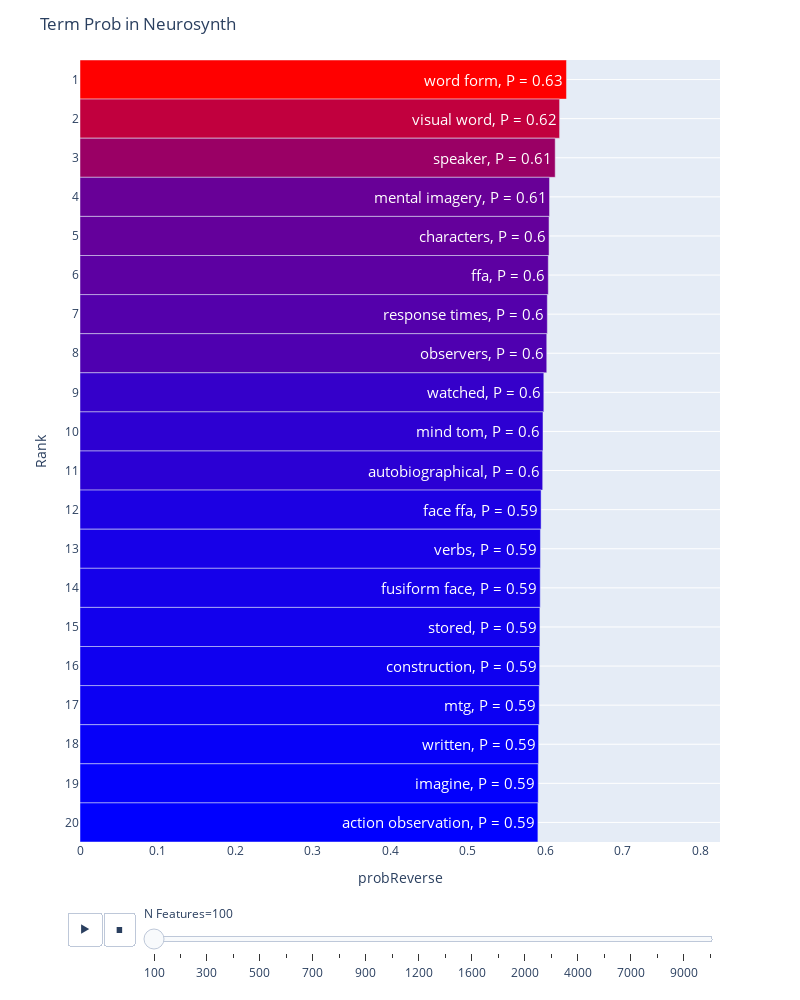

Notebook cell for this chart:
### Code cell
import plotly.express as px

unique_ranks = features_decoded['Rank'].unique()
fig = px.bar(features_decoded, x='probReverse', y='Rank',
                 color='probReverse', text='label',
                 animation_frame='N Features',
                 animation_group='Term',
                 range_x=[0,features_decoded["probReverse"].max()],
                 range_y=[0.5, 30.5],
                orientation='h', width=800, height=1000,
                color_continuous_scale='Bluered')
fig.update_xaxes(title='probReverse', visible=True)
fig.update_yaxes(autorange='reversed', title='Rank',
                 visible=True, showticklabels=True, tickmode='array', tickvals=unique_ranks)
fig.update_layout(xaxis=dict(showgrid=False),
                  yaxis=dict(showgrid=True),
                  title='Term Prob in Neurosynth', showlegend=False)
fig.update_traces(textfont=dict(
        size=15), width = 1)

fig.update_layout(transition = {'duration': 1000})
fig.update_coloraxes(showscale=False)

# remove color legend
#fig.add_vline(x=best_acc)
#fig.update_traces(textposition='middle left')
fig.show()
#fig.write_html("model_rank_1grad_disp.html")

### Figure 1 — Plotly figure (JSON) as saved in the notebook; plotly's stock layout.template omitted (floating-point values rounded to 4 significant figures)
{"data": [{"alignmentgroup": "True", "hovertemplate": "N Features=100<br>probReverse=%{marker.color}<br>Rank=%{y}<br>label=%{text}<extra></extra>", "ids": ["word form", "visual word", "speaker", "mental imagery", "characters", "ffa", "response times", "observers", "watched", "mind tom", "autobiographical", "face ffa", "verbs", "fusiform face", "stored", "construction", "mtg", "written", "imagine", "action observation"], "legendgroup": "", "marker": {"color": [0.6272, 0.6183, 0.6127, 0.6054, 0.6048, 0.6038, 0.6025, 0.6018, 0.598, 0.5969, 0.5966, 0.5945, 0.5937, 0.5934, 0.593, 0.5926, 0.5921, 0.5913, 0.5908, 0.5904], "coloraxis": "coloraxis", "pattern": {"shape": ""}}, "name": "", "offsetgroup": "", "orientation": "h", "showlegend": false, "text": ["word form, P = 0.63", "visual word, P = 0.62", "speaker, P = 0.61", "mental imagery, P = 0.61", "characters, P = 0.6", "ffa, P = 0.6", "response times, P = 0.6", "observers, P = 0.6", "watched, P = 0.6", "mind tom, P = 0.6", "autobiographical, P = 0.6", "face ffa, P = 0.59", "verbs, P = 0.59", "fusiform face, P = 0.59", "stored, P = 0.59", "construction, P = 0.59", "mtg, P = 0.59", "written, P = 0.59", "imagine, P = 0.59", "action observation, P = 0.59"], "textfont": {"size": 15}, "textposition": "auto", "type": "bar", "width": 1, "x": [0.6272, 0.6183, 0.6127, 0.6054, 0.6048, 0.6038, 0.6025, 0.6018, 0.598, 0.5969, 0.5966, 0.5945, 0.5937, 0.5934, 0.593, 0.5926, 0.5921, 0.5913, 0.5908, 0.5904], "xaxis": "x", "y": [1, 2, 3, 4, 5, 6, 7, 8, 9, 10, 11, 12, 13, 14, 15, 16, 17, 18, 19, 20], "yaxis": "y"}], "layout": {"barmode": "relative", "coloraxis": {"colorbar": {"title": {"text": "probReverse"}}, "colorscale": [[0, "rgb(0,0,255)"], [1, "rgb(255,0,0)"]], "showscale": false}, "height": 1000, "legend": {"tracegroupgap": 0}, "margin": {"t": 60}, "showlegend": false, "sliders": [{"active": 0, "currentvalue": {"prefix": "N Features="}, "len": 0.9, "pad": {"b": 10, "t": 60}, "steps": [{"args": [["100"], {"frame": {"duration": 0, "redraw": true}, "fromcurrent": true, "mode": "immediate", "transition": {"duration": 0, "easing": "linear"}}], "label": "100", "method": "animate"}, {"args": [["200"], {"frame": {"duration": 0, "redraw": true}, "fromcurrent": true, "mode": "immediate", "transition": {"duration": 0, "easing": "linear"}}], "label": "200", "method": "animate"}, {"args": [["300"], {"frame": {"duration": 0, "redraw": true}, "fromcurrent": true, "mode": "immediate", "transition": {"duration": 0, "easing": "linear"}}], "label": "300", "method": "animate"}, {"args": [["400"], {"frame": {"duration": 0, "redraw": true}, "fromcurrent": true, "mode": "immediate", "transition": {"duration": 0, "easing": "linear"}}], "label": "400", "method": "animate"}, {"args": [["500"], {"frame": {"duration": 0, "redraw": true}, "fromcurrent": true, "mode": "immediate", "transition": {"duration": 0, "easing": "linear"}}], "label": "500", "method": "animate"}, {"args": [["600"], {"frame": {"duration": 0, "redraw": true}, "fromcurrent": true, "mode": "immediate", "transition": {"duration": 0, "easing": "linear"}}], "label": "600", "method": "animate"}, {"args": [["700"], {"frame": {"duration": 0, "redraw": true}, "fromcurrent": true, "mode": "immediate", "transition": {"duration": 0, "easing": "linear"}}], "label": "700", "method": "animate"}, {"args": [["800"], {"frame": {"duration": 0, "redraw": true}, "fromcurrent": true, "mode": "immediate", "transition": {"duration": 0, "easing": "linear"}}], "label": "800", "method": "animate"}, {"args": [["900"], {"frame": {"duration": 0, "redraw": true}, "fromcurrent": true, "mode": "immediate", "transition": {"duration": 0, "easing": "linear"}}], "label": "900", "method": "animate"}, {"args": [["1000"], {"frame": {"duration": 0, "redraw": true}, "fromcurrent": true, "mode": "immediate", "transition": {"duration": 0, "easing": "linear"}}], "label": "1000", "method": "animate"}, {"args": [["1200"], {"frame": {"duration": 0, "redraw": true}, "fromcurrent": true, "mode": "immediate", "transition": {"duration": 0, "easing": "linear"}}], "label": "1200", "method": "animate"}, {"args": [["1400"], {"frame": {"duration": 0, "redraw": true}, "fromcurrent": true, "mode": "immediate", "transition": {"duration": 0, "easing": "linear"}}], "label": "1400", "method": "animate"}, {"args": [["1600"], {"frame": {"duration": 0, "redraw": true}, "fromcurrent": true, "mode": "immediate", "transition": {"duration": 0, "easing": "linear"}}], "label": "1600", "method": "animate"}, {"args": [["1800"], {"frame": {"duration": 0, "redraw": true}, "fromcurrent": true, "mode": "immediate", "transition": {"duration": 0, "easing": "linear"}}], "label": "1800", "method": "animate"}, {"args": [["2000"], {"frame": {"duration": 0, "redraw": true}, "fromcurrent": true, "mode": "immediate", "transition": {"duration": 0, "easing": "linear"}}], "label": "2000", "method": "animate"}, {"args": [["3000"], {"frame": {"duration": 0, "redraw": true}, "fromcurrent": true, "mode": "immediate", "transition": {"duration": 0, "easing": "linear"}}], "label": "3000", "method": "animate"}, {"args": [["4000"], {"frame": {"duration": 0, "redraw": true}, "fromcurrent": true, "mode": "immediate", "transition": {"duration": 0, "easing": "linear"}}], "label": "4000", "method": "animate"}, {"args": [["5000"], {"frame": {"duration": 0, "redraw": true}, "fromcurrent": true, "mode": "immediate", "transition": {"duration": 0, "easing": "linear"}}], "label": "5000", "method": "animate"}, {"args": [["7000"], {"frame": {"duration": 0, "redraw": true}, "fromcurrent": true, "mode": "immediate", "transition": {"duration": 0, "easing": "linear"}}], "label": "7000", "method": "animate"}, {"args": [["8000"], {"frame": {"duration": 0, "redraw": true}, "fromcurrent": true, "mode": "immediate", "transition": {"duration": 0, "easing": "linear"}}], "label": "8000", "method": "animate"}, {"args": [["9000"], {"frame": {"duration": 0, "redraw": true}, "fromcurrent": true, "mode": "immediate", "transition": {"duration": 0, "easing": "linear"}}], "label": "9000", "method": "animate"}, {"args": [["10000"], {"frame": {"duration": 0, "redraw": true}, "fromcurrent": true, "mode": "immediate", "transition": {"duration": 0, "easing": "linear"}}], "label": "10000", "method": "animate"}], "x": 0.1, "xanchor": "left", "y": 0, "yanchor": "top"}], "title": {"text": "Term Prob in Neurosynth"}, "transition": {"duration": 1000}, "updatemenus": [{"buttons": [{"args": [null, {"frame": {"duration": 500, "redraw": true}, "fromcurrent": true, "mode": "immediate", "transition": {"duration": 500, "easing": "linear"}}], "label": "&#9654;", "method": "animate"}, {"args": [[null], {"frame": {"duration": 0, "redraw": true}, "fromcurrent": true, "mode": "immediate", "transition": {"duration": 0, "easing": "linear"}}], "label": "&#9724;", "method": "animate"}], "direction": "left", "pad": {"r": 10, "t": 70}, "showactive": false, "type": "buttons", "x": 0.1, "xanchor": "right", "y": 0, "yanchor": "top"}], "width": 800, "xaxis": {"anchor": "y", "domain": [0, 1], "range": [0, 0.8252], "showgrid": false, "title": {"text": "probReverse"}, "visible": true}, "yaxis": {"anchor": "x", "autorange": "reversed", "domain": [0, 1], "range": [0.5, 30.5], "showgrid": true, "showticklabels": true, "tickmode": "array", "tickvals": [1, 2, 3, 4, 5, 6, 7, 8, 9, 10, 11, 12, 13, 14, 15, 16, 17, 18, 19, 20], "title": {"text": "Rank"}, "visible": true}}}
